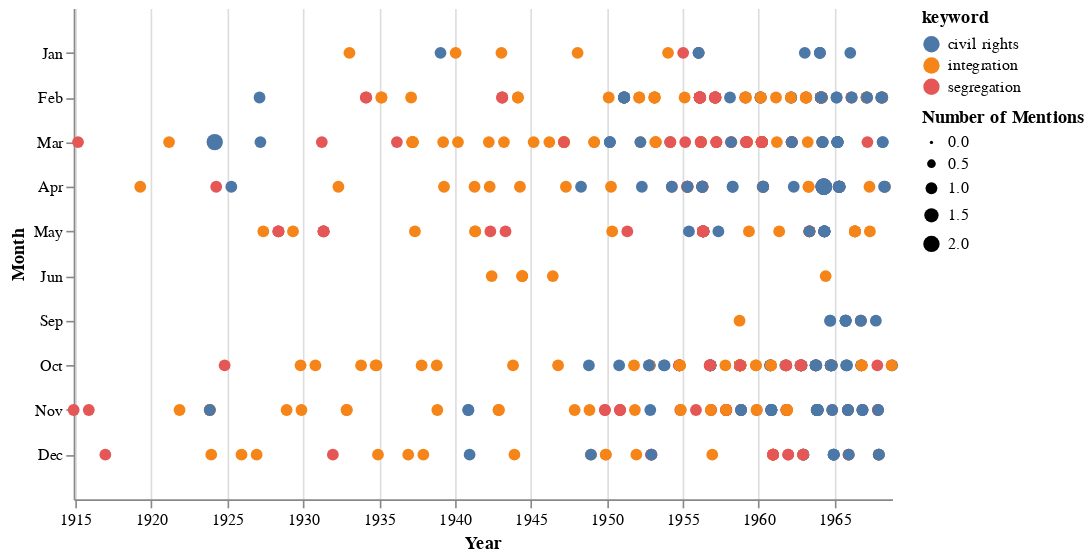

Notebook source saved alongside this figure:
### Markdown cell above
## Punchcard Scatterplot

### Code cell
# punchcard = # to save your chart, give it a variable name and use the .save() function (below)
alt.Chart(df, width=500, height=300 # configure the width and height of the chart (opitonal)
).mark_circle().encode( #create the chart
    alt.X('date:T', title="Year"), # sets x axis to 'date' column, expressed with year and month
    alt.Y('month(date):N', title="Month"),
    alt.Color('keyword', title="Keyword"),
    alt.Size('count(keyword):Q', title="Number of Mentions"), #size is dependent on # of pages
    tooltip = [alt.Tooltip('date:T', title="Issue date"), # add a tooltip to show
            alt.Tooltip('keyword', title="Keyword"),
            alt.Tooltip('context', title="Context")
    ]
).transform_calculate(
    jitter='sqrt(-2*log(random()))*cos(2*PI*random())'
).configure_facet(spacing=0).configure_view(stroke=None
).configure_scale(maxSize = 100.0, pointPadding = 1.0)

# punchcard # lets you preview it (it won't display if you give it a variable name)
# punchcard.save('punchcard-keyword-context.html')

### Figure 1 — Vega-Lite specification as saved in the notebook (floating-point values rounded to 4 significant figures; data arrays with more than 128 entries replaced by an {"elided": "..."} marker saying what was removed)
{"config": {"view": {"continuousWidth": 400, "continuousHeight": 300, "stroke": null}, "facet": {"spacing": 0}, "scale": {"maxSize": 100.0, "pointPadding": 1.0}}, "data": {"name": "data-0e16885d982734f51a9dc21db5d52515"}, "mark": "circle", "encoding": {"color": {"type": "nominal", "field": "keyword"}, "size": {"type": "quantitative", "aggregate": "count", "field": "keyword", "title": "Number of Mentions"}, "tooltip": [{"type": "temporal", "field": "date", "title": "Issue date"}, {"type": "nominal", "field": "keyword"}, {"type": "nominal", "field": "context", "title": "Context"}], "x": {"type": "temporal", "field": "date", "title": "Year"}, "y": {"type": "nominal", "field": "date", "timeUnit": "month", "title": "Month"}}, "height": 300, "transform": [{"calculate": "sqrt(-2*log(random()))*cos(2*PI*random())", "as": "jitter"}], "width": 500, "$schema": "https://vega.github.io/schema/vega-lite/v4.8.1.json", "datasets": {"data-0e16885d982734f51a9dc21db5d52515": {"elided": "697 records"}}}
